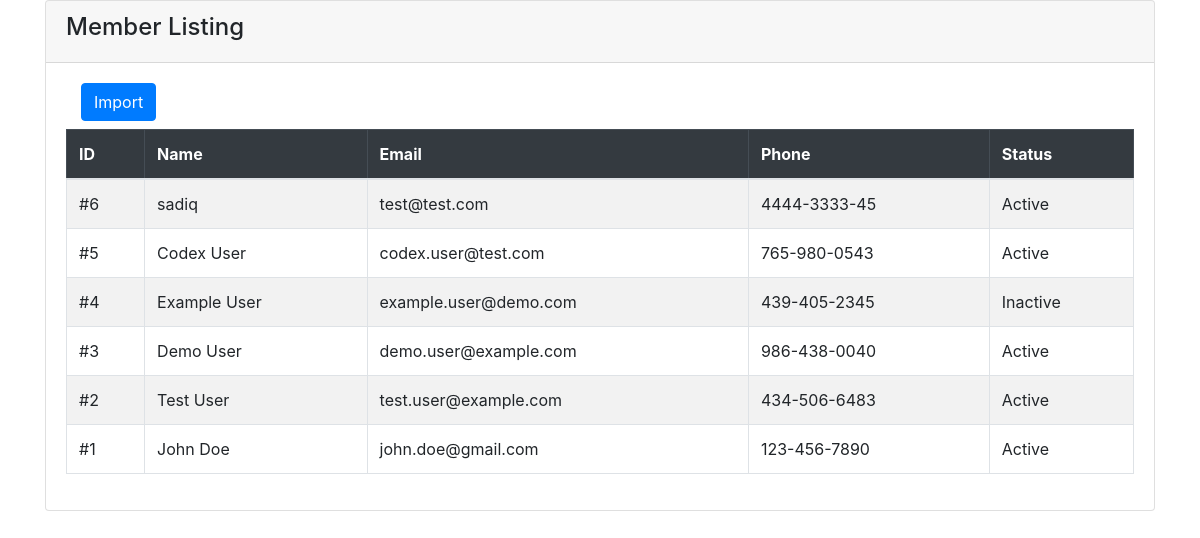
The page / on the database its author committed.
### tables this page shows
CREATE TABLE `members` (
  `id` int(11) NOT NULL,
  `name` varchar(50) NOT NULL,
  `email` varchar(50) NOT NULL,
  `phone` varchar(15) NOT NULL,
  `created` datetime DEFAULT NULL,
  `modified` datetime DEFAULT NULL,
  `status` tinyint(1) DEFAULT NULL COMMENT '1=Active | 0=Inactive'
);

### index.php (the view, shortened to what this page needs)
<!DOCTYPE html>
<html lang="en">
<head>
	<link href="https://stackpath.bootstrapcdn.com/bootstrap/4.5.2/css/bootstrap.min.css" rel="stylesheet">
</head>
<?php
include_once 'db.php';
?>
<body>
<div class="container">
<div class="row">
		<div class="col-md-12">
			<div class="card">
			<div class="card-header">
                        <h4>
                            Member Listing
                        </h4>
                    </div>
				<div class="card-body">
    <div class="col-md-12 head">
        <div class="float-end">
            <a href="javascript:void(0);" class="btn btn-primary" onclick="formToggle('importFrm');"><i class="plus"></i> Import</a>
        </div>
    </div>
				 <table class="table table-striped table-bordered mt-2">
        <thead class="table-dark">
            <tr>
                <th>ID</th>
                <th>Name</th>
                <th>Email</th>
                <th>Phone</th>
                <th>Status</th>
            </tr>
        </thead>
        <tbody>
        <?php
        $result = $db->query("SELECT * FROM members ORDER BY id DESC");
        if($result->num_rows > 0){
            while($row = $result->fetch_assoc()){
        ?>
            <tr>
                <td><?php echo '#'.$row['id']; ?></td>
                <td><?php echo $row['name']; ?></td>
                <td><?php echo $row['email']; ?></td>
                <td><?php echo $row['phone']; ?></td>
                <td><?php echo $row['status'] == 1?'Active':'Inactive'; ?></td>
            </tr>
        <?php } }else{ ?>
            <tr><td colspan="5">No member(s) found...</td></tr>
        <?php } ?>
        </tbody>
    </table>
				</div>
			</div>
		</div>
	</div>
	</div>
	</body>
	</html>

### rows shown on the page
members: id "6", name "sadiq", email "test@test.com", phone "4444-3333-45", status "Active"
members: id "5", name "Codex User", email "codex.user@test.com", phone "765-980-0543", status "Active"
members: id "4", name "Example User", email "example.user@demo.com", phone "439-405-2345", status "Inactive"
members: id "3", name "Demo User", email "demo.user@example.com", phone "986-438-0040", status "Active"
members: id "2", name "Test User", email "test.user@example.com", phone "434-506-6483", status "Active"
members: id "1", name "John Doe", email "john.doe@gmail.com", phone "123-456-7890", status "Active"
